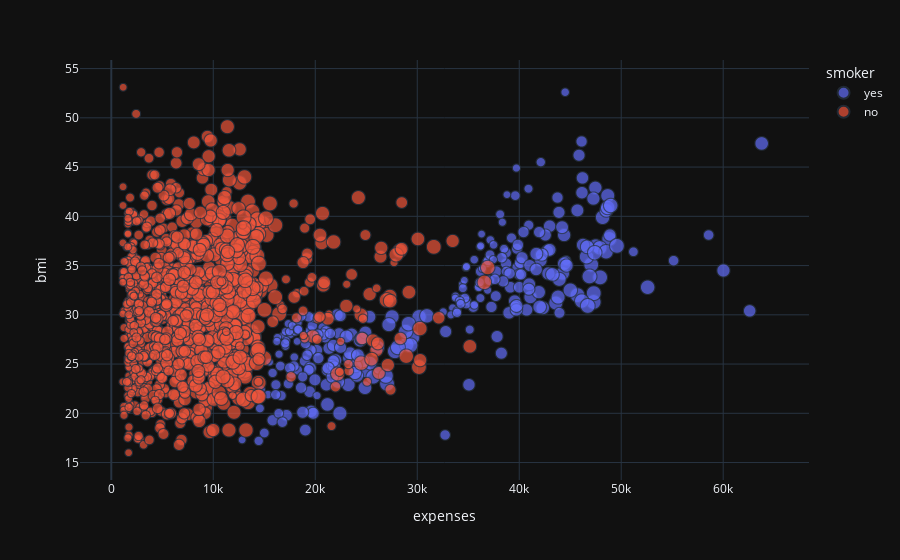

Notebook code for this chart:
### Markdown cell above
<a id="section-seven"></a>
<div class="alert alert-success" role="alert">
<li>We can clearly see that there is a increasing pattern for BMI as well.
<li>For smoker with less BMI: Expense is around 20k
<li>For Smokers with High BMI: Expense is around 50K
<li>For Non Smokers BMI is not a Huge Factor, The Expense range from 5k to 10k

### Code cell
px.scatter(data,
                 x="expenses",
                 y="bmi",
                 size="age",
                 color="smoker",
           hover_name="expenses", size_max=15,template = 'plotly_dark')

### Figure 1 — Plotly figure (JSON) as saved in the notebook; plotly's stock layout.template omitted (floating-point values rounded to 4 significant figures; data arrays with more than 128 entries replaced by an {"elided": "..."} marker saying what was removed)
{"data": [{"hovertemplate": "<b>%{hovertext}</b><br><br>smoker=yes<br>expenses=%{x}<br>bmi=%{y}<br>age=%{marker.size}<extra></extra>", "hovertext": {"elided": "274 float values"}, "legendgroup": "yes", "marker": {"color": "#636efa", "size": {"elided": "274 int values"}, "sizemode": "area", "sizeref": 0.2844, "symbol": "circle"}, "mode": "markers", "name": "yes", "showlegend": true, "type": "scattergl", "x": {"elided": "274 float values"}, "xaxis": "x", "y": {"elided": "274 float values"}, "yaxis": "y"}, {"hovertemplate": "<b>%{hovertext}</b><br><br>smoker=no<br>expenses=%{x}<br>bmi=%{y}<br>age=%{marker.size}<extra></extra>", "hovertext": {"elided": "1064 float values"}, "legendgroup": "no", "marker": {"color": "#EF553B", "size": {"elided": "1064 int values"}, "sizemode": "area", "sizeref": 0.2844, "symbol": "circle"}, "mode": "markers", "name": "no", "showlegend": true, "type": "scattergl", "x": {"elided": "1064 float values"}, "xaxis": "x", "y": {"elided": "1064 float values"}, "yaxis": "y"}], "layout": {"legend": {"itemsizing": "constant", "title": {"text": "smoker"}, "tracegroupgap": 0}, "margin": {"t": 60}, "xaxis": {"anchor": "y", "domain": [0, 1], "title": {"text": "expenses"}}, "yaxis": {"anchor": "x", "domain": [0, 1], "title": {"text": "bmi"}}}}
